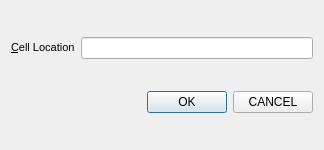
<?xml version="1.0" encoding="UTF-8"?>
<ui version="4.0">
 <class>GoToCellDialog</class>
 <widget class="QDialog" name="GoToCellDialog">
  <property name="geometry">
   <rect>
    <x>0</x>
    <y>0</y>
    <width>324</width>
    <height>150</height>
   </rect>
  </property>
  <property name="windowTitle">
   <string>Go To Cell</string>
  </property>
  <layout class="QVBoxLayout" name="verticalLayout">
   <item>
    <layout class="QHBoxLayout" name="horizontalLayout">
     <item>
      <widget class="QLabel" name="label">
       <property name="text">
        <string>&lt;!DOCTYPE HTML PUBLIC &quot;-//W3C//DTD HTML 4.0//EN&quot; &quot;http://www.w3.org/TR/REC-html40/strict.dtd&quot;&gt;
&lt;html&gt;&lt;head&gt;&lt;meta name=&quot;qrichtext&quot; content=&quot;1&quot; /&gt;&lt;style type=&quot;text/css&quot;&gt;
p, li { white-space: pre-wrap; }
&lt;/style&gt;&lt;/head&gt;&lt;body style=&quot; font-family:'MS Shell Dlg 2'; font-size:8.25pt; font-weight:400; font-style:normal;&quot;&gt;
&lt;p style=&quot; margin-top:0px; margin-bottom:0px; margin-left:0px; margin-right:0px; -qt-block-indent:0; text-indent:0px;&quot;&gt;&lt;span style=&quot; font-size:8pt;&quot;&gt;&amp;amp;Cell Location&lt;/span&gt;&lt;/p&gt;&lt;/body&gt;&lt;/html&gt;</string>
       </property>
       <property name="buddy">
        <cstring>lineEdit</cstring>
       </property>
      </widget>
     </item>
     <item>
      <widget class="QLineEdit" name="lineEdit"/>
     </item>
    </layout>
   </item>
   <item>
    <layout class="QHBoxLayout" name="horizontalLayout_2">
     <item>
      <spacer name="horizontalSpacer">
       <property name="orientation">
        <enum>Qt::Horizontal</enum>
       </property>
       <property name="sizeHint" stdset="0">
        <size>
         <width>40</width>
         <height>20</height>
        </size>
       </property>
      </spacer>
     </item>
     <item>
      <widget class="QPushButton" name="okButton">
       <property name="text">
        <string>OK</string>
       </property>
      </widget>
     </item>
     <item>
      <widget class="QPushButton" name="cancelButton">
       <property name="text">
        <string>CANCEL</string>
       </property>
      </widget>
     </item>
    </layout>
   </item>
  </layout>
 </widget>
 <tabstops>
  <tabstop>lineEdit</tabstop>
  <tabstop>okButton</tabstop>
  <tabstop>cancelButton</tabstop>
 </tabstops>
 <resources/>
 <connections/>
</ui>
